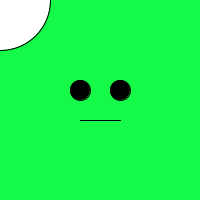
Frame 1 (no input)
Frame 60 (the mouse pressed at the canvas centre just before this capture): identical to frame 1, image omitted
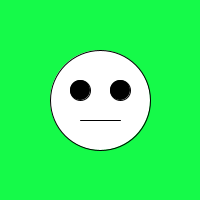
Frame 120 (the mouse held since frame 60 and released just before this capture)

The Processing sketch that drew these frames (run headless with seeded random() and noise(); from frame 60 on, the mouse is pressed at the canvas centre):

// Processing sketch: processing_26110
// ── processing_26110.pde

//Jade Tindal
void setup () {
  // size of the window
size(200,200);
}

void draw () {
  //lime green backgorund
background(21,250,73);
//set CENTER mode
ellipseMode (CENTER);

//Draw White, circle head
fill(255);
ellipse(mouseX, mouseY,100,100);

//draw black circle eyes
fill(0);
ellipse (80,90,20,20);
ellipse (120,90,20,20);

//straight line mouth
line(80,120,120,120);
}
